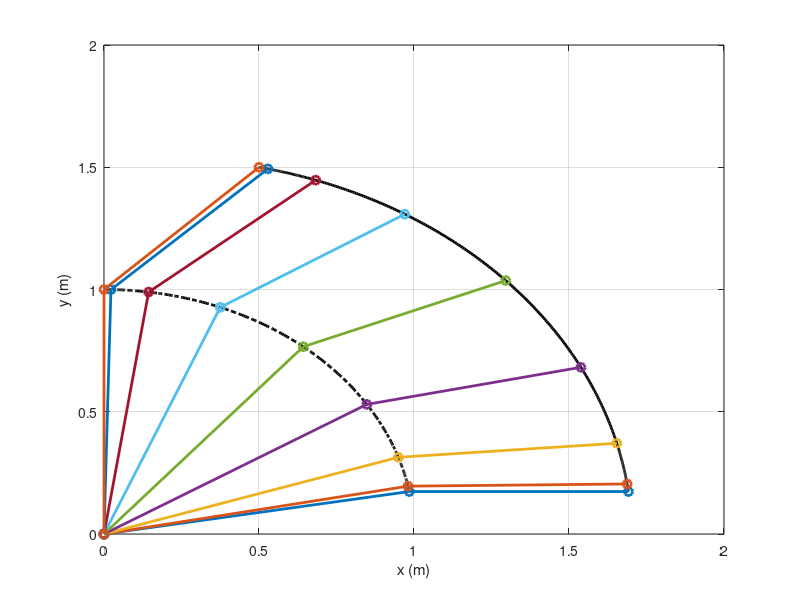
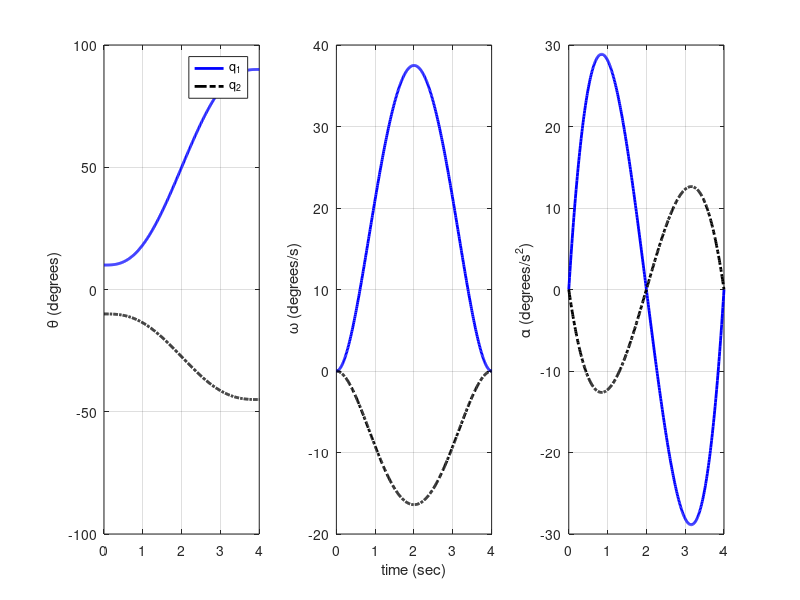

The MATLAB source for these figures, in order:
%% 
% 	Fundamentals of Robotics
%   CRC Press, Taylor & Francis Group, LLC
%   © 2025 Hamid D. Taghirad
%
%   This code provides Trajectory planning of 2R Robot
%   By Quintic Polynomials 
%   Case Study 10.3 
%
%% Parameter Definitions

clear all, clc; clf;

%   Initial and final conditions

a=[1; 0.707];
q0=[10 -10]; 
qf=[90 -45];

%   Defining time and trajectories
tf=4;
t=0:0.01:tf;t=t'; 
q= q0 + 10/tf^3*(qf-q0).*t.^3 -15/tf^4*(qf-q0).*t.^4+6/tf^5*(qf-q0).*t.^5;
dq= 30/tf^3*(qf-q0).*t.^2 -60/tf^4*(qf-q0).*t.^3+30/tf^5*(qf-q0).*t.^4;
d2q= 60/tf^3*(qf-q0).*t -180/tf^4*(qf-q0).*t.^2+120/tf^5*(qf-q0).*t.^3;

% Convert degrees to radians
th=q*pi/180; dth=dq*pi/180; d2th=d2q*pi/180;

% Folve Forward kinematics

%Link 1
x1=a(1)*cos(th(:,1));
y1=a(1)*sin(th(:,1));

%End Effector
x=a(1)*cos(th(:,1))+ a(2)*cos(th(:,1)+th(:,2));
y=a(1)*sin(th(:,1))+ a(2)*sin(th(:,1)+th(:,2));

xp=[0 x1(1) x(1);
    0 x1(51) x(51);
    0 x1(101) x(101);
    0 x1(151) x(151);
    0 x1(201) x(201);
    0 x1(251) x(251);   
    0 x1(301) x(301);
    0 x1(351) x(351);
    0 x1(401) x(401);
];
yp=[0 y1(1) y(1);
    0 y1(51) y(51)
    0 y1(101) y(101)
    0 y1(151) y(151)
    0 y1(201) y(201)
    0 y1(251) y(251)
    0 y1(301) y(301)
    0 y1(351) y(351)
    0 y1(401) y(401)
    ]; 

%%   Final trajectory in task space
figure(1)
plot(x1,y1,'-.k', x,y,'k', ...
    xp(1,:),yp(1,:), '-o', xp(2,:),yp(2,:), '-o', ...
    xp(3,:),yp(3,:), '-o', xp(4,:),yp(4,:), '-o', ...
    xp(5,:),yp(5,:), '-o', xp(6,:),yp(6,:), '-o', ...
    xp(7,:),yp(7,:), '-o', xp(8,:),yp(8,:), '-o', ...
    xp(9,:),yp(9,:), '-o')
set(findall(figure(1),'type','line'),'linewidth',2)
%axis([-0.2 1.8 0 2])
grid
xlabel('x (m)'), ylabel('y (m)')

%%   Final trajectory in joint space
%   Figure 10.6 of the book
figure(2)
subplot(1,3,1)
plot(t,q(:,1),'b', t,q(:,2),'-.k'), grid
ylabel('\theta (degrees)'), legend('q_1', 'q_2')
subplot(1,3,2)
plot(t,dq(:,1),'b', t,dq(:,2),'-.k'), grid
xlabel('time (sec)'), ylabel(' \omega (degrees/s)')
subplot(1,3,3)
plot(t,d2q(:,1),'b', t,d2q(:,2),'-.k'), grid
ylabel('\alpha (degrees/s^2)')
set(findall(figure(2),'type','line'),'linewidth',2)


